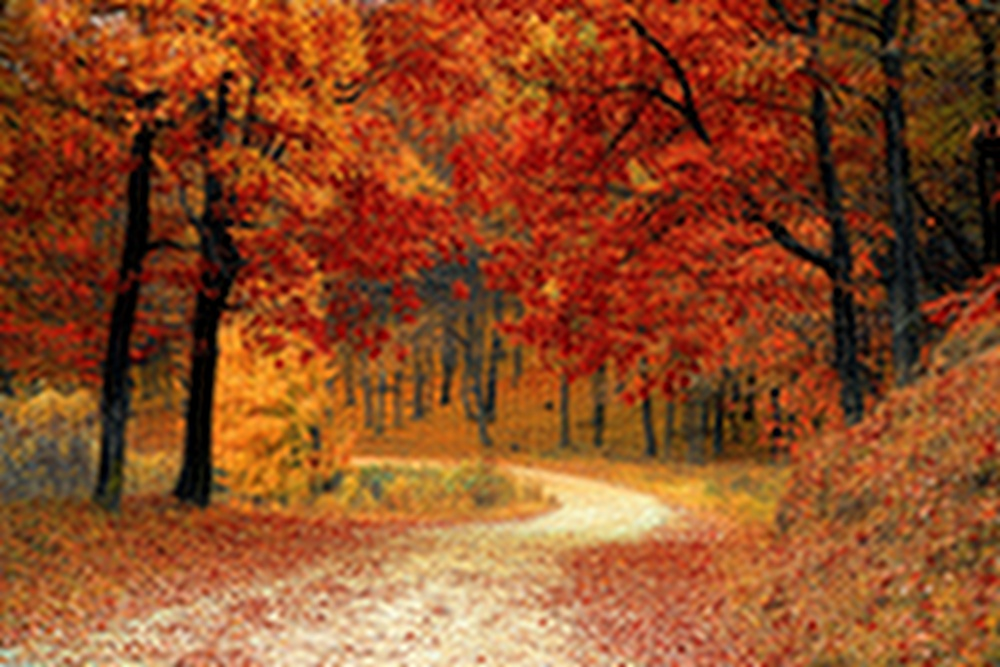
#> input picture backend/uploads/069b41c908ff2c57d00ae005e8796b64_lossy.jpg, 1000 x 667 px, shrunk from 3456 x 2304 before the run
$ python -i dct_compress.py   (imports and definitions only)
#> lines starting #> are read from the running program, lines starting #| are printed output that depends on the picture
### backend/huffman_utils.py
from collections import Counter
import heapq

class Node:
    def __init__(self, symbol, freq):
        self.symbol = symbol
        self.freq = freq
        self.left = None
        self.right = None

    def __lt__(self, other):
        return self.freq < other.freq

def build_huffman_tree(data):
    freq = Counter(data)
    heap = [Node(symbol, freq) for symbol, freq in freq.items()]
    heapq.heapify(heap)

    while len(heap) > 1:
        a = heapq.heappop(heap)
        b = heapq.heappop(heap)
        merged = Node(None, a.freq + b.freq)
        merged.left = a
        merged.right = b
        heapq.heappush(heap, merged)

    return heap[0]

def build_codes(root):
    codes = {}
    def dfs(node, code=""):
        if node is None:
            return
        if node.symbol is not None:
            codes[node.symbol] = code
            return
        dfs(node.left, code + "0")
        dfs(node.right, code + "1")
    dfs(root)
    return codes

def huffman_encode(data):
    root = build_huffman_tree(data)
    codes = build_codes(root)
    encoded = ''.join([codes[symbol] for symbol in data])
    return encoded, codes

### backend/dct_compress.py
import cv2
import numpy as np
from huffman_utils import huffman_encode

ZIGZAG_INDEX = [
    (0, 0), (0, 1), (1, 0), (2, 0), (1, 1), (0, 2), (0, 3), (1, 2),
    (2, 1), (3, 0), (4, 0), (3, 1), (2, 2), (1, 3), (0, 4), (0, 5),
    (1, 4), (2, 3), (3, 2), (4, 1), (5, 0), (6, 0), (5, 1), (4, 2),
    (3, 3), (2, 4), (1, 5), (0, 6), (0, 7), (1, 6), (2, 5), (3, 4),
    (4, 3), (5, 2), (6, 1), (7, 0), (7, 1), (6, 2), (5, 3), (4, 4),
    (3, 5), (2, 6), (1, 7), (2, 7), (3, 6), (4, 5), (5, 4), (6, 3),
    (7, 2), (7, 3), (6, 4), (5, 5), (4, 6), (3, 7), (4, 7), (5, 6),
    (6, 5), (7, 4), (7, 5), (6, 6), (5, 7), (6, 7), (7, 6), (7, 7)
]

def zigzag(block):
    return [block[i, j] for i, j in ZIGZAG_INDEX]

def rle_encode(arr):
    result = []
    zeros = 0
    for val in arr:
        if val == 0:
            zeros += 1
        else:
            result.append((zeros, val))
            zeros = 0
    result.append((0, 0))  # End of Block
    return result

def compress_channel(channel, quant_table):
    h, w = channel.shape
    padded = cv2.copyMakeBorder(channel, 0, (8 - h % 8) % 8, 0, (8 - w % 8) % 8, cv2.BORDER_CONSTANT, value=0)
    h, w = padded.shape
    compressed = np.zeros_like(padded)
    symbols = []

    for i in range(0, h, 8):
        for j in range(0, w, 8):
            block = padded[i:i+8, j:j+8].astype(np.float32) - 128
            dct = cv2.dct(block)
            quantized = np.round(dct / (quant_table+100)).astype(np.int32)

            zz = zigzag(quantized)
            rle = rle_encode(zz)
            symbols.extend(rle)

            dequant = quantized * (quant_table+100)
            idct = cv2.idct(dequant) + 128
            compressed[i:i+8, j:j+8] = np.uint8(np.clip(idct, 0, 255))

    return compressed[:channel.shape[0], :channel.shape[1]], symbols

def compress_dct_huffman(input_path, output_path, keep_fraction=0.5):
#> called with output_path = 'out.png', keep_fraction = 0.5
    img = cv2.imread(input_path)
#> img is the input picture: shape (667, 1000, 3); mean B, G, R 37.6, 75.6, 143
    if img is None:
        print("Error: image not found")
        return

    # Convert to YCrCb
    ycrcb = cv2.cvtColor(img, cv2.COLOR_BGR2YCrCb)
#> ycrcb: shape (667, 1000, 3); mean of channels 0, 1, 2 91.4, 164.8, 97.6
    Y, Cr, Cb = cv2.split(ycrcb)
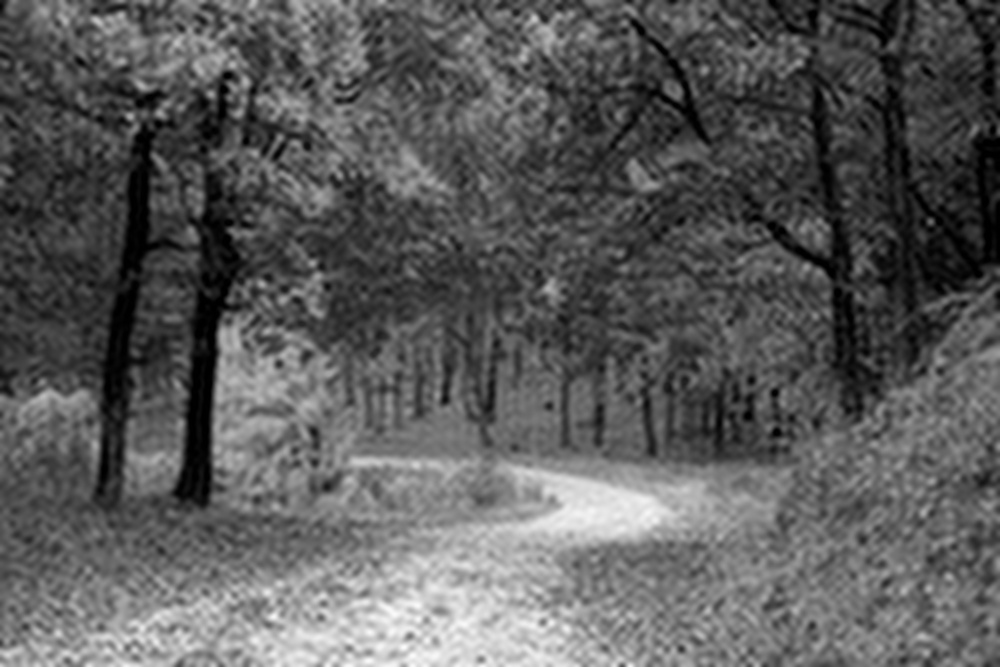
#> Y: shape (667, 1000); min 0, max 251, mean 91.4
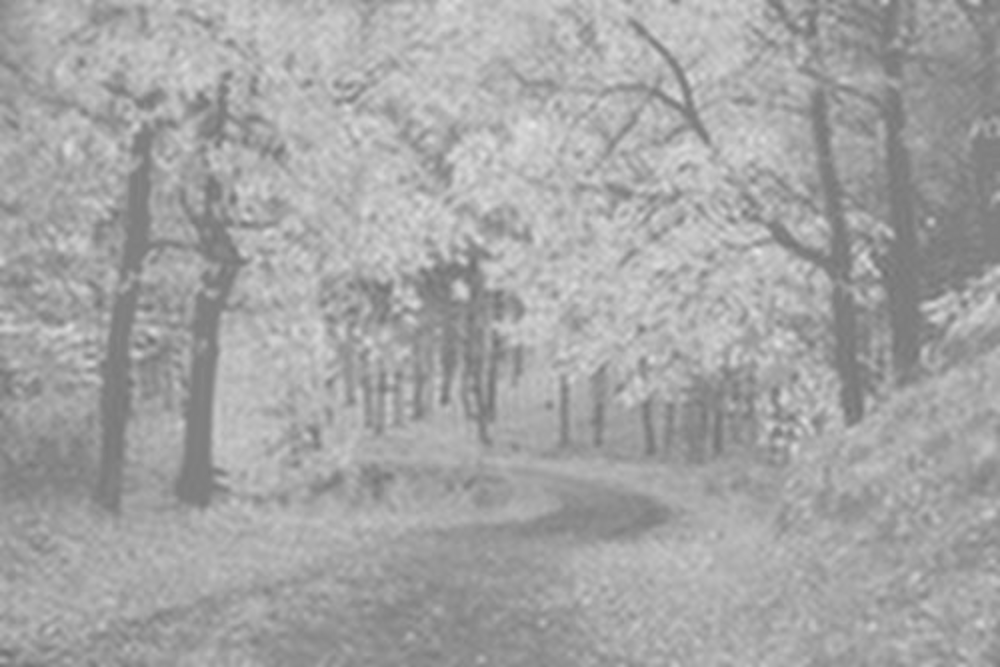
#> Cr: shape (667, 1000); min 113, max 230, mean 164.8
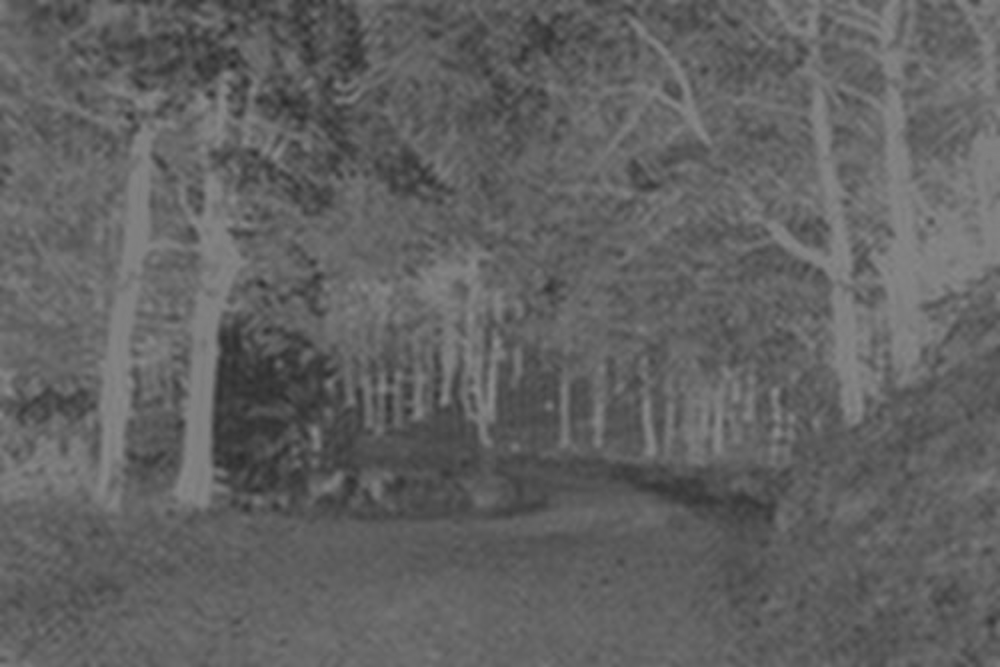
#> Cb: shape (667, 1000); min 43, max 137, mean 97.6

    scale = 1.0 / keep_fraction

    quant_table = np.array([
    [16, 11, 10, 16, 24, 40, 51, 61],
    [12, 12, 14, 19, 26, 58, 60, 55],
    [14, 13, 16, 24, 40, 57, 69, 56],
    [14, 17, 22, 29, 51, 87, 80, 62],
    [18, 22, 37, 56, 68,109,103, 77],
    [24, 35, 55, 64, 81,104,113, 92],
    [49, 64, 78, 87,103,121,120,101],
    [72, 92, 95, 98,112,100,103, 99]
    ], dtype=np.float32)

    print(keep_fraction)


    # Scale the standard table for quality control
    quant_table = quant_table * (1.0 / keep_fraction)

    Y_compressed, Y_symbols = compress_channel(Y, quant_table)
#> in compress_channel, `padded = cv2.copyMakeBorder(channel, 0, (8 - h % 8) % 8, 0, (8 - w % 8..`:
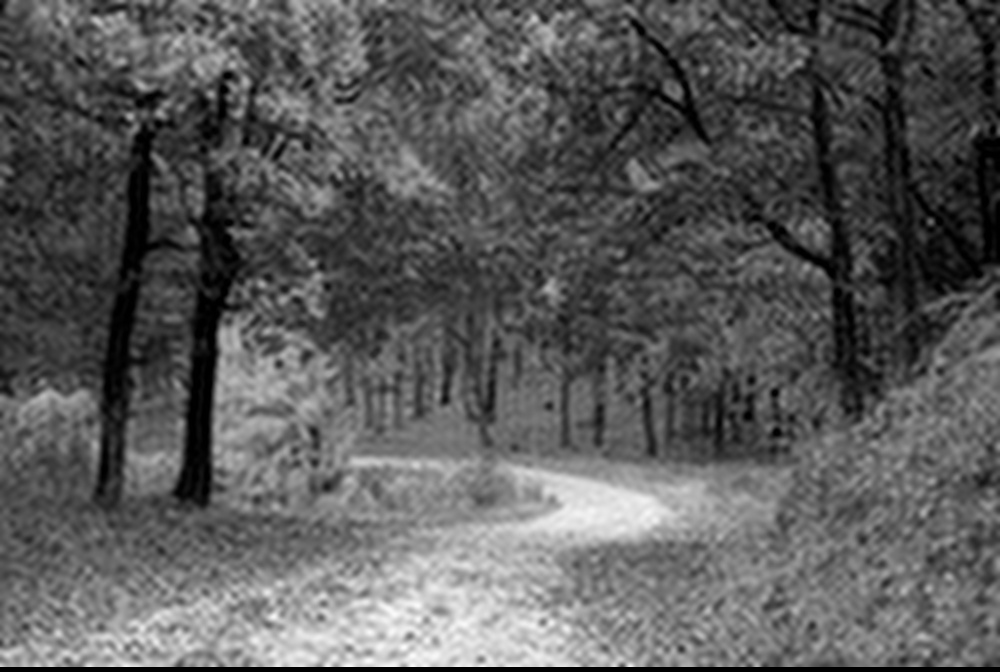
#> padded: shape (672, 1000); min 0, max 251, mean 90.8
    Cr_compressed, Cr_symbols = compress_channel(Cr, quant_table)
#> after the loop in compress_channel (call 2), `for i in range(0, h, 8):`:
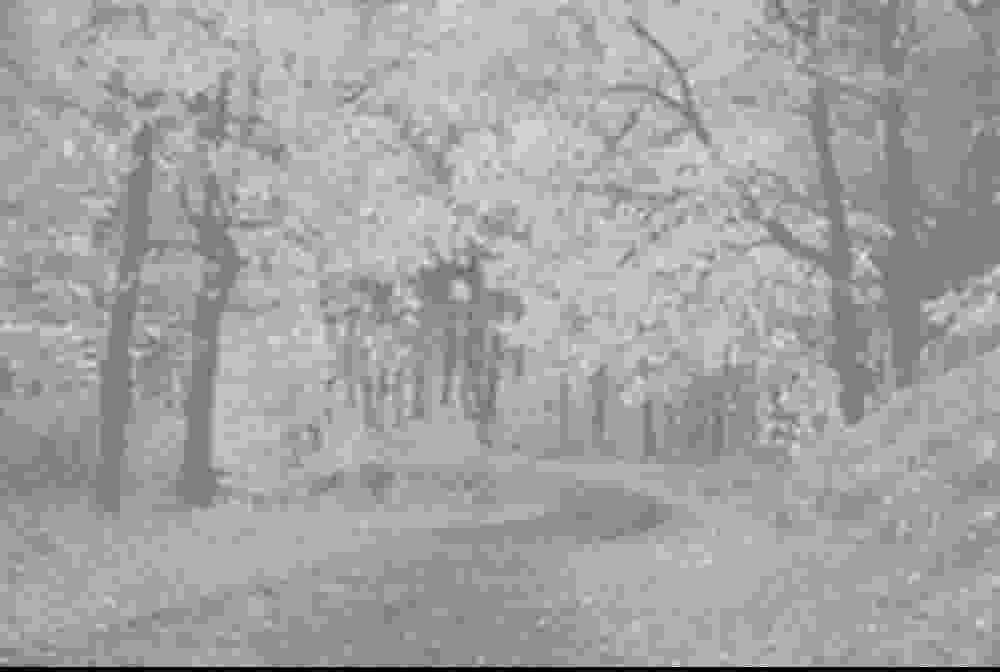
#> compressed: shape (672, 1000); min 0, max 244, mean 163.3
    Cb_compressed, Cb_symbols = compress_channel(Cb, quant_table)

    encoded_bits_Y, _ = huffman_encode(Y_symbols)
#> the loop in build_huffman_tree, `while len(heap) > 1:` made 37 passes
    encoded_bits_Cr, _ = huffman_encode(Cr_symbols)
#> the loop in build_huffman_tree (call 2), `while len(heap) > 1:` made 27 passes
    encoded_bits_Cb, _ = huffman_encode(Cb_symbols)

    final_ycrcb = cv2.merge([Y_compressed, Cr_compressed, Cb_compressed])
#> final_ycrcb: shape (667, 1000, 3); mean of channels 0, 1, 2 91, 164.5, 97.5
    final_bgr = cv2.cvtColor(final_ycrcb, cv2.COLOR_YCrCb2BGR)
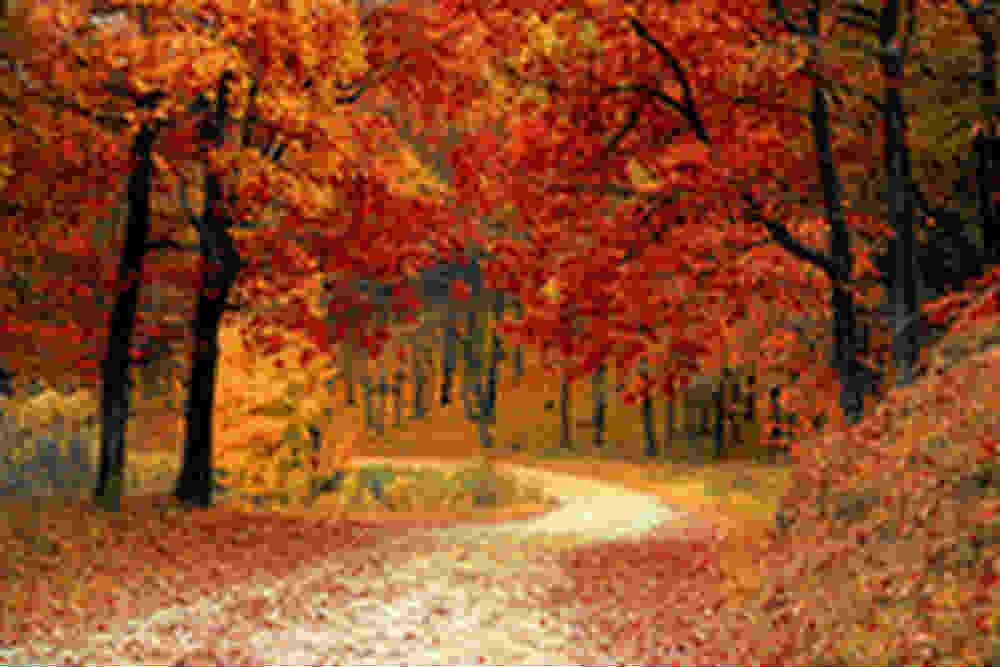
#> final_bgr: shape (667, 1000, 3); mean B, G, R 37.5, 75.5, 142.2
    cv2.imwrite(output_path, final_bgr)

    print("✅ DCT Huffman applied to all channels")
    print("📦 Bitstream length (Y):", len(encoded_bits_Y))
#| 📦 Bitstream length (Y): 94579
    print("📦 Bitstream length (Cr):", len(encoded_bits_Cr))
#| 📦 Bitstream length (Cr): 54870
    print("📦 Bitstream length (Cb):", len(encoded_bits_Cb))
#| 📦 Bitstream length (Cb): 44801

>>> result = compress_dct_huffman('uploads/069b41c908ff2c57d00ae005e8796b64_lossy.jpg', 'out.png')

$ run again, on backend/uploads/0ea4ca5a9fbe070e37e505b02f81dde2_lossy.jpg
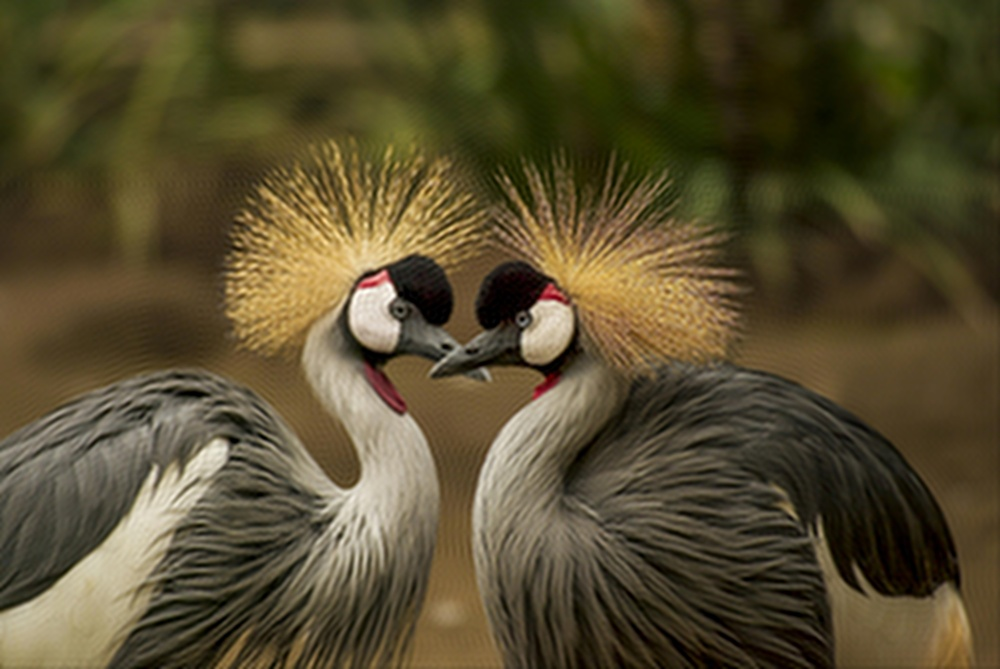
#> input picture backend/uploads/0ea4ca5a9fbe070e37e505b02f81dde2_lossy.jpg, 1000 x 669 px, shrunk from 5315 x 3555 before the run
#> in compress_dct_huffman, img is the input picture: shape (669, 1000, 3); mean B, G, R 47.4, 76.4, 86.5
#> ycrcb: shape (669, 1000, 3); mean of channels 0, 1, 2 76.1, 135.4, 111.7
#> in compress_channel, `padded = cv2.copyMakeBorder(channel, 0, (8 - h % 8) % 8, 0, (8 - w % 8..`:
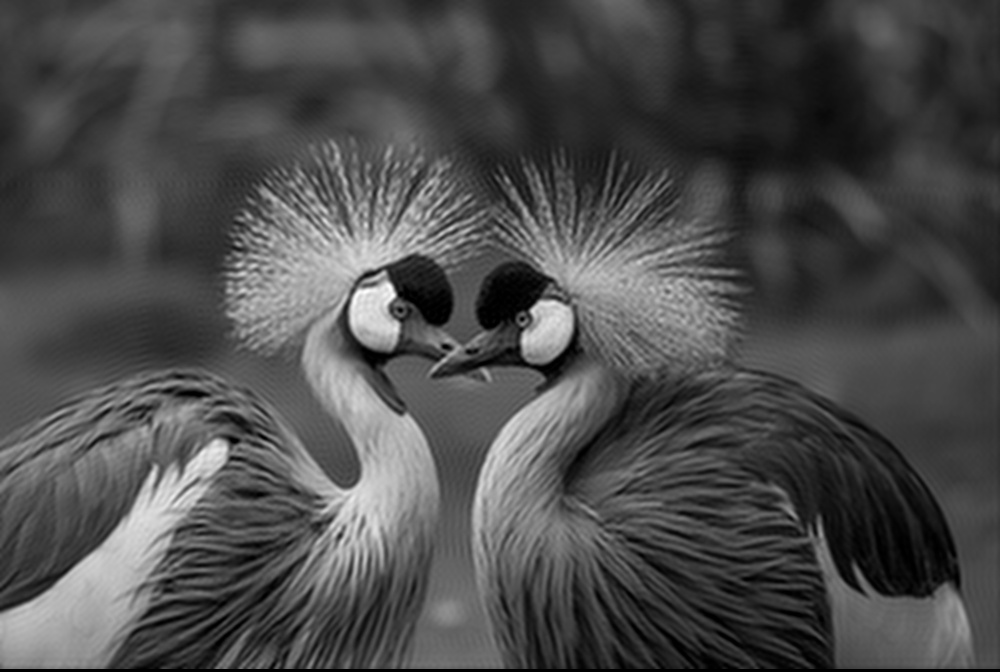
#> padded: shape (672, 1000); min 0, max 254, mean 75.8
#> the loop in build_huffman_tree, `while len(heap) > 1:` made 42 passes
#> the loop in build_huffman_tree (call 2), `while len(heap) > 1:` made 13 passes
#> final_ycrcb: shape (669, 1000, 3); mean of channels 0, 1, 2 75.8, 133.8, 111.5
#> in compress_dct_huffman, `final_bgr = cv2.cvtColor(final_ycrcb, cv2.COLOR_YCrCb2BGR)`:
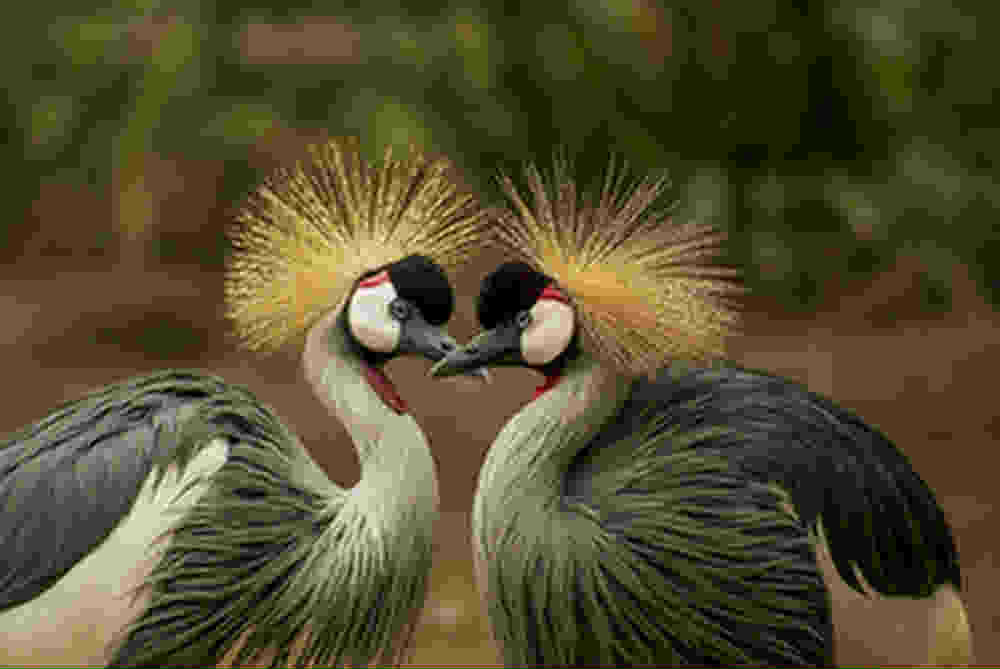
#> final_bgr: shape (669, 1000, 3); mean B, G, R 47.1, 77.3, 83.8
#| 📦 Bitstream length (Y): 88122
#| 📦 Bitstream length (Cr): 20786
#| 📦 Bitstream length (Cb): 31806
